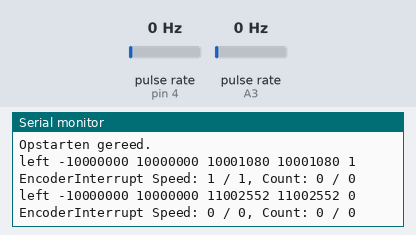
This sketch was run on a simulated Arduino Uno, built with avr-gcc and run on an emulated ATmega328P. Parts: the last lines printed to the serial monitor. Wiring (inferred from the names in the program): 2 × pulse sensor: data pin 4 / data A3. The test bench sets the inputs (shaded band); at power-on: pulse rate (sensors on pin 4, A3) 0 Hz.

Above: at 1.2 s.
1.3 s: pulse rate (sensor on pin 4) set to 4 Hz
At 2.5 s:
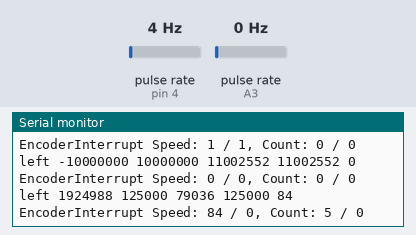
2.8 s: pulse rate (sensor on A3) set to 4 Hz
At 3.8 s:
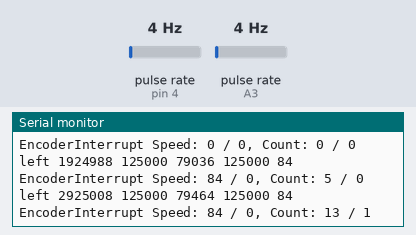
4.3 s: pulse rate (sensor on pin 4) set to 50 Hz
At 5.6 s:
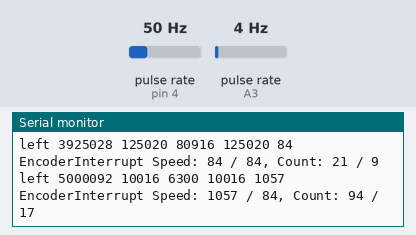
5.8 s: pulse rate (sensor on A3) set to 50 Hz
At 6.8 s:
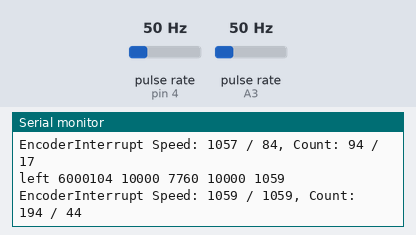
Timing chart, 0 to 8.3 s (numbered marks = the images above; inputs shaded):
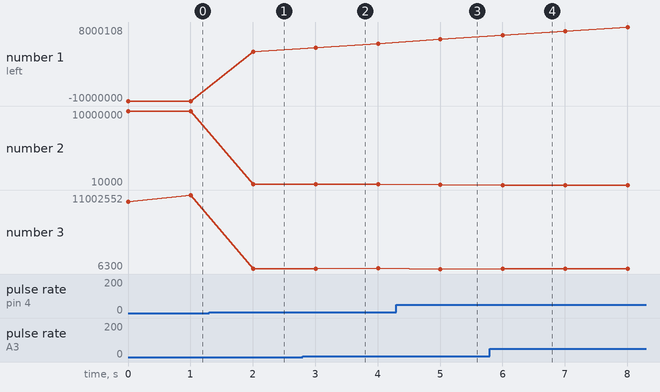

Measured:
- after the input at 1.3 s, the serial monitor: prints a new line after 0.70 s (image 1)
- after the input at 2.8 s, the serial monitor: prints a new line after 0.21 s (image 2)
- after the input at 4.3 s, the serial monitor: prints a new line after 0.71 s (image 3)
- after the input at 5.8 s, the serial monitor: prints a new line after 0.21 s (image 4)
- plotted number 1: -10000000 → 1924988 after the input at 1.3 s, 1924988 → 3925028 after the input at 2.8 s, 3925028 → 5000092 after the input at 4.3 s, 5000092 → 8000108 after the input at 5.8 s
- plotted number 2: 10000000 → 125000 after the input at 1.3 s, 125000 → 125020 after the input at 2.8 s, 125020 → 10016 after the input at 4.3 s, 10016 → 10000 after the input at 5.8 s
- plotted number 3: 11002552 → 79036 after the input at 1.3 s, 79036 → 80916 after the input at 2.8 s, 80916 → 6300 after the input at 4.3 s, 6300 → 9676 after the input at 5.8 s

The sketch:

les_8_p30_encoders_2.ino
```cpp
// Encoder variabelen.
// 1 tick = 10,6 mm.
volatile int EncoderLTeller, EncoderRTeller;                              // aantal flanken

#define ODO_TICK_TO_METRIC     43418L  // afstand per tick, voor het linkse wiel, 4096 betekent dat 1 tick => 1 mm

#define ENCODER_L_PIN 4
#define ENCODER_R_PIN A3

// to support printf
int my_putc(char c, FILE *t) {
  if (c == '\n') Serial.write('\r');
  return Serial.write(c);
}

// the setup routine runs once when you press reset:
void setup() {
   // start serial
   Serial.begin(115200);

   fdevopen( &my_putc, 0);  // device 0 (stdout) output naar my_putc()

   EncoderSetup();

   printf("\n\nOpstarten gereed.\n");

}

void loop() {
  static int NextSecTakt;

  // Seconde interval
  int ms = millis();
  if ((ms - NextSecTakt) > 0) {
    NextSecTakt = ms + 1000;  // zet tijd voor volgende interval

    EncoderPrint();

  }
}
```

EncoderInterrupt.ino
```cpp
//------------------------------------------------------------------------------
// EncoderInterrupt.ino
//------------------------------------------------------------------------------
// Deze code maakt gebruik van de externe 'library' PinChangeInt.
// Download deze van:
// https://code.google.com/p/arduino-pinchangeint/
// en installeer deze in de 'library' directory van je sketch file.
//
// Zie de installatie instructies voor meer details:
// https://code.google.com/p/arduino-pinchangeint/wiki/Installation
//
//------------------------------------------------------------------------------

// Encoder Interrupt variabelen
volatile unsigned long LastEncoderLStamp = -10000000;
volatile unsigned long LastEncoderRStamp = -10000000;
volatile unsigned long LastEncoderLPeriode = 10000000;
volatile unsigned long LastEncoderRPeriode = 10000000;

// Deze include maakt object 'PCintPort' aan.
#include <PinChangeInt.h>

// Encoder direction flags
volatile bool EncLeftForward = true;
volatile bool EncLeftChanged;
volatile bool EncRightForward = true;
volatile bool EncRightChanged;

//-----------------------------------------------------------------------------
// InformEncoders - wordt aangeroepen door motors
//-----------------------------------------------------------------------------
// We hebben geen quadratuur encoders, dus gebruiken de pwm om de rijrichting
// te bepalen.
//-----------------------------------------------------------------------------
void InformEncoders(int PowerL, int PowerR)
{
   if (PowerL != 0) {
      if (PowerL > 0) {
         // we rijden nu vooruit (tenminste, de pwm is positief...)
         if (EncLeftForward == false) {
            // Vorige keer niet vooruit
            EncLeftForward = true;
            EncLeftChanged = true;
         }
      } else {
         // we rijden nu achteruit
         if (EncLeftForward == true) {
            // Vorige keer niet achteruit
            EncLeftForward = false;
            EncLeftChanged = true;
         }
      }
   }
   if (PowerR != 0) {
      if (PowerR > 0) {
         // we rijden nu vooruit (tenminste, de pwm is positief...)
         if (EncRightForward == false) {
            // Vorige keer niet vooruit
            EncRightForward = true;
            EncRightChanged = true;
         }
      } else {
         // we rijden nu achteruit
         if (EncRightForward == true) {
            // Vorige keer niet achteruit
            EncRightForward = false;
            EncRightChanged = true;
         }
      }
   }
}

void IsrEncoderL()
{
   unsigned long TmpMicros = micros();

   LastEncoderLPeriode = TmpMicros - LastEncoderLStamp;
   LastEncoderLStamp = TmpMicros;

   if (EncLeftChanged) {
      EncLeftChanged = false;
   } else {
      if (EncLeftForward) {
         EncoderLTeller++;
      } else {
         EncoderLTeller--;
      }
   }
}

void IsrEncoderR()
{
   unsigned long TmpMicros = micros();

   LastEncoderRPeriode = TmpMicros - LastEncoderRStamp;
   LastEncoderRStamp = TmpMicros;

   if (EncRightChanged) {
      EncRightChanged = false;
   } else {
      if (EncRightForward) {
         EncoderRTeller++;
      } else {
         EncoderRTeller--;
      }
   }
}

void EncoderSetup()
{
  pinMode(ENCODER_L_PIN, INPUT_PULLUP);
  pinMode(ENCODER_R_PIN, INPUT_PULLUP);

  PCintPort::attachInterrupt(ENCODER_L_PIN, &IsrEncoderL, CHANGE);
  PCintPort::attachInterrupt(ENCODER_R_PIN, &IsrEncoderR, CHANGE);
}

//-------------------------------------------------
// LeftSpeed - actuele snelheid in mm/sec
//-------------------------------------------------
//-------------------------------------------------
int LeftSpeed()
{
  long LastStamp, LastPeriode;
  long tmp, tmp2;

  // schakel interrutps even uit en copieer waarden
  noInterrupts();
  LastStamp  = LastEncoderLStamp;
  LastPeriode = LastEncoderLPeriode;
  interrupts();

  // bereken tijd van lopende periode
  tmp = micros() - LastStamp;
  tmp2 = tmp;

  // langste periodetijd in tmp
  if (tmp < LastPeriode) tmp = LastPeriode;

  // minimale waarde om rare effecten met berekeningen te voorkomen.
  if (tmp < 1000) tmp = 1000;

  // rijrichting
  if (!EncLeftForward) tmp *= -1;

  printf("left %ld %ld %ld %ld %d\n", LastStamp, LastPeriode, tmp2, tmp, (int)((ODO_TICK_TO_METRIC*244L) / tmp) );
//left 17034820 427088 220312 -427088 0

  return (ODO_TICK_TO_METRIC*244L) / tmp;  // 10.6 mm / tick * 1000_000 microseconde / seconde
}

//-------------------------------------------------
// RightSpeed - actuele snelheid in mm/sec
//-------------------------------------------------
//-------------------------------------------------
int RightSpeed()
{
  long LastStamp, LastPeriode;
  long tmp;

  // schakel interrutps even uit en copieer waarden
  noInterrupts();
  LastStamp  = LastEncoderRStamp;
  LastPeriode = LastEncoderRPeriode;
  interrupts();

  // bereken tijd van lopende periode
  tmp = micros() - LastStamp;

  // langste periodetijd in tmp
  if (tmp < LastPeriode) tmp = LastPeriode;

  // minimale waarde om rare effecten met berekeningen te voorkomen.
  if (tmp < 1000) tmp = 1000;

  // rijrichting
  if (!EncRightForward) tmp *= -1;

  return (ODO_TICK_TO_METRIC*244L) / tmp;  // 10.6 mm / tick * 1000_000 microseconde / seconde
}

//-------------------------------------------------
// EncoderPrint -
//-------------------------------------------------
//-------------------------------------------------
void EncoderPrint()
{
//  printf("EncoderInterrupt (%ld %ld %ld %ld) Speed: %d / %d, Count: %d / %d\n", LastEncoderLStamp, LastEncoderRStamp, LastEncoderLPeriode, LastEncoderRPeriode, LeftSpeed(), RightSpeed(), EncoderLTeller, EncoderRTeller);
  printf("EncoderInterrupt Speed: %d / %d, Count: %d / %d\n",
      LeftSpeed(), RightSpeed(), EncoderLTeller, EncoderRTeller);
}

//------------------------------------------------------------------------------
// EncoderRead - Lees delta van encoders (sinds laatste aanroep)
//------------------------------------------------------------------------------
// Let op: parameters zijn referenties en kunnen dus gebruikt
//         worden om waarden terug te geven.
//------------------------------------------------------------------------------
void EncoderRead (int &LeftDelta, int &RightDelta)
{  int CopyL, CopyR;
   static int LastL, LastR;

  // maak copy zonder dat er interrupts tussendoor komen.
  noInterrupts();
  // critical, time-sensitive code here
  CopyL = EncoderLTeller;
  CopyR = EncoderRTeller;
  interrupts();

  LeftDelta  = CopyL - LastL;
  RightDelta = CopyR - LastR;
  LastL = CopyL;
  LastR = CopyR;
}
```
